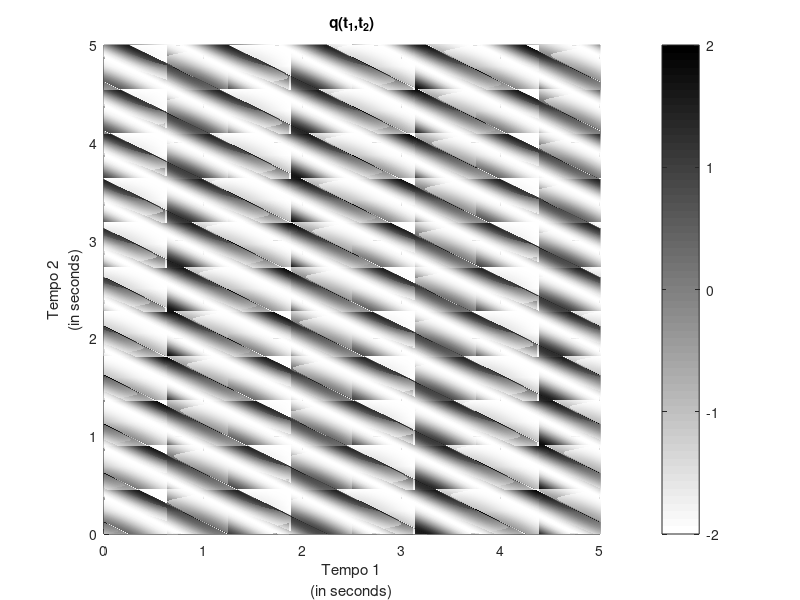

The MATLAB script that drew this image:


Ta=0.01;

t1=[0:Ta:5]';% a pelica faz com que o vetor se ja um vetor coluna
t2=[0:Ta:5]';
N=length(t1);
q=zeros(N,N);
for n=1:N
   q(:,n)=2*sin(2*pi*(2*t1+t2(n))); 
end

mesh(t1,t2,q);
view (2);
cmap_gray=[[1:-(1/64):0]' [1:-(1/64):0]' [1:-(1/64):0]'];
colormap(cmap_gray);
colorbar;
xlabel({'Tempo 1','(in seconds)'})
xlim([0 5]);
ylabel({'Tempo 2','(in seconds)'})
title('q(t_1,t_2)')

%amarelo corresponde a crista da onda
%azul corresponde ao vale da onda